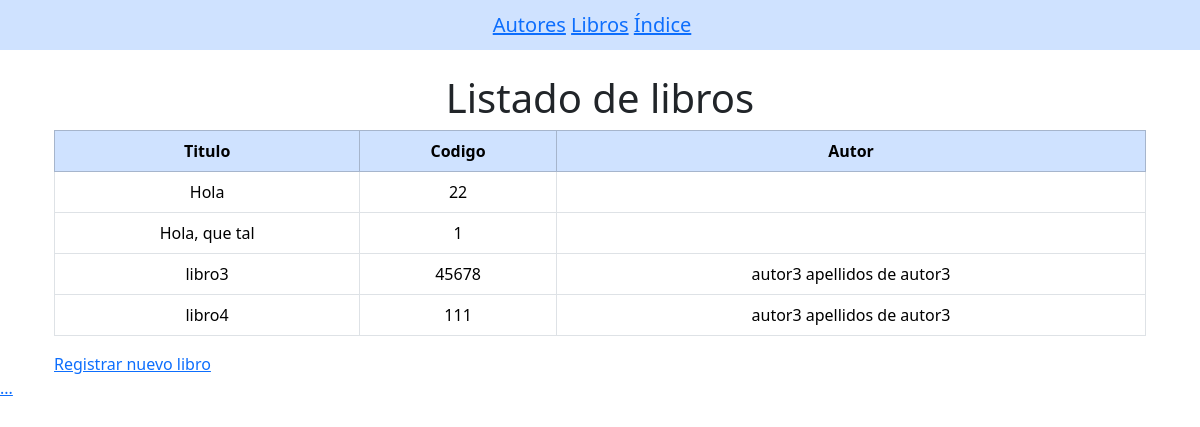
Before: /book/ with the older database file.
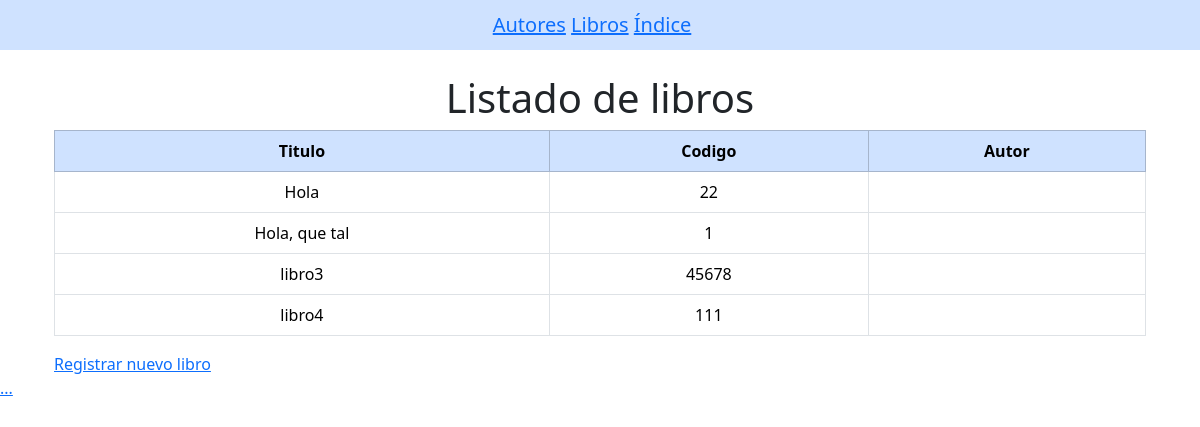
After: the same page with the newer database file.
### HolaMundo/models.py (models this page shows)
class Book (models.Model):
    title=models.CharField('Título del libro',max_length=255,unique=True)
    cod=models.CharField('Codigo',max_length=15,unique=True)
    author=models.ManyToManyField(Author)

class Author (models.Model):
    name=models.CharField (verbose_name='Nombre', # etiqueta dentro de la tabla
    max_length= 100,
    default=''
    )
    last_name=models.CharField(verbose_name='Apellido',
    max_length=150,
    default='')
    age=models.PositiveSmallIntegerField (verbose_name='Edad',)
    mail=models.EmailField(verbose_name='email',max_length=150,default='')
    def __str__(self):
        return f'{self.name} {self.last_name}'

### HolaMundo/views.py (the view)
# urls.py: path('book/', views.book),
def book (request):
    book = Book.objects.all()
    return render(request, 'book.html',{'books': book})

### HolaMundo/Templates/book.html (shortened to what this page needs)
<!DOCTYPE html>
<html lang="en">
<head>
    <link href="https://cdn.jsdelivr.net/npm/bootstrap@5.3.2/dist/css/bootstrap.min.css" rel="stylesheet">
    {% extends 'index.html' %}
    {%block content%}
    <div class="container mt-4">
    <h1 class="text-center">Listado de libros</h1>
    <table class="table table-bordered table-hover align-middle">
        <thead class="table-primary text-center">
            <th>Titulo</th>
            <th>Codigo</th>
            <th>Autor</th>
        </thead>
        <tbody>
            {% for bo in books %}
                <tr>
                <td class="text-center">{{ bo.title }} </td>
                <td class="text-center">{{ bo.cod }}</td>
                <td class="text-center">{% for au in bo.author.all %}
                {{au}}
                {% endfor %}
                </td>
                </tr>
            {% endfor %}
        </tbody>
    </table>
    <a href="/crearLibro/">Registrar nuevo libro</a>
    </div>
    {%endblock%}

Changed rows visible on the page:
removed Author: name+last_name "autor3 apellidos de autor3"
